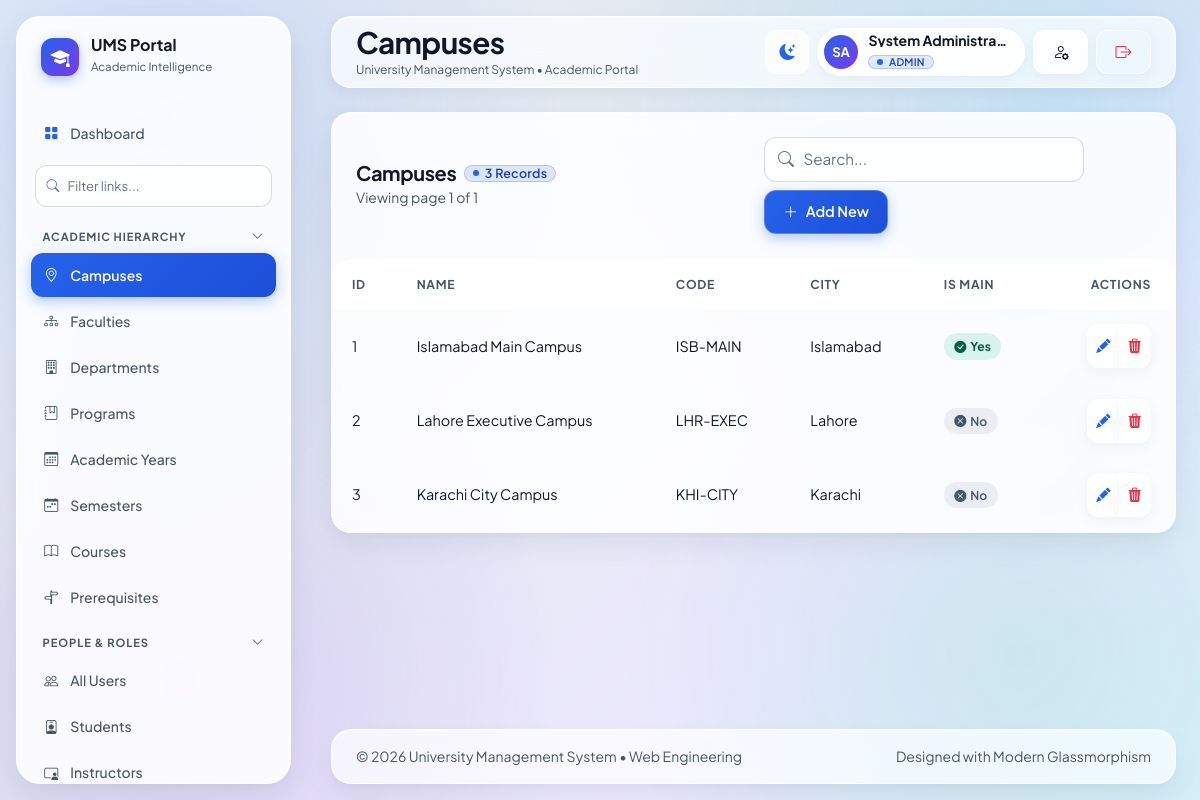
Page /academic/campuses (signed in) on the committed database.
### app/models/auth.py (models this page shows, shortened)
class User(UserMixin, db.Model):
    __tablename__ = 'users'
    id = db.Column(db.Integer, primary_key=True)
    email = db.Column(db.String(120), unique=True, nullable=False, index=True)
    password_hash = db.Column(db.String(256), nullable=False)
    first_name = db.Column(db.String(64), nullable=False)
    last_name = db.Column(db.String(64), nullable=False)
    phone = db.Column(db.String(20), nullable=True)
    is_active = db.Column(db.Boolean, default=True, nullable=False)
    created_at = db.Column(db.DateTime, default=datetime.utcnow, nullable=False)
    updated_at = db.Column(db.DateTime, default=datetime.utcnow, onupdate=datetime.utcnow, nullable=False)
    roles = db.relationship('UserRole', back_populates='user', cascade='all, delete-orphan')
    student_profile = db.relationship('Student', back_populates='user', uselist=False, cascade='all, delete-orphan')
    instructor_profile = db.relationship('Instructor', back_populates='user', uselist=False, cascade='all, delete-orphan')
    staff_profile = db.relationship('Staff', back_populates='user', uselist=False, cascade='all, delete-orphan')
    announcements = db.relationship('Announcement', back_populates='author')
    notifications = db.relationship('Notification', back_populates='user', cascade='all, delete-orphan')
    audit_logs = db.relationship('AuditLog', back_populates='user')
    library_loans = db.relationship('LibraryLoan', back_populates='user')
    transport_assignments = db.relationship('TransportAssignment', back_populates='user')
    @property
    def full_name(self):
        return f"{self.first_name} {self.last_name}"
    def has_role(self, role_name):
        return any(ur.role.name.upper() == role_name.upper() for ur in self.roles if ur.role)
    def get_role_names(self):
        return [ur.role.name for ur in self.roles if ur.role]

class Role(db.Model):
    __tablename__ = 'roles'
    id = db.Column(db.Integer, primary_key=True)
    name = db.Column(db.String(50), unique=True, nullable=False, index=True)
    description = db.Column(db.String(255), nullable=True)
    users = db.relationship('UserRole', back_populates='role', cascade='all, delete-orphan')

### app/models/academic.py (models this page shows, shortened)
class Campus(db.Model):
    __tablename__ = 'campuses'
    id = db.Column(db.Integer, primary_key=True)
    name = db.Column(db.String(120), unique=True, nullable=False, index=True)
    code = db.Column(db.String(20), unique=True, nullable=False)
    address = db.Column(db.Text, nullable=False)
    city = db.Column(db.String(60), nullable=False)
    is_main = db.Column(db.Boolean, default=False, nullable=False)
    faculties = db.relationship('Faculty', back_populates='campus', cascade='all, delete-orphan')
    classrooms = db.relationship('Classroom', back_populates='campus', cascade='all, delete-orphan')
    hostel_buildings = db.relationship('HostelBuilding', back_populates='campus', cascade='all, delete-orphan')

### app/routes/academic.py (the view)
@academic_bp.route('/campuses')
@login_required
def list_campuses():
    search = request.args.get('search', '').strip()
    page = request.args.get('page', 1, type=int)
    query = Campus.query
    if search:
        query = query.filter(Campus.name.ilike(f'%{search}%') | Campus.city.ilike(f'%{search}%'))
    campuses = query.paginate(page=page, per_page=10)
    return render_template('crud/list.html', title='Campuses', items=campuses,
                           columns=[('ID', 'id'), ('Name', 'name'), ('Code', 'code'), ('City', 'city'), ('Is Main', 'is_main')],
                           create_url=url_for('academic.create_campus'), edit_endpoint='academic.edit_campus', delete_endpoint='academic.delete_campus')

### app/models/auth.py (called while the page is built)
@login_manager.user_loader
def load_user(user_id):
    return User.query.get(int(user_id))

### app/templates/crud/list.html (shortened to what this page needs)
{% extends "base.html" %}
{% import "macros/ui.html" as ui %}
{% block content %}
{% set is_admin = current_user.has_role('ADMIN') %}
{% set is_teacher = current_user.has_role('TEACHER') %}
{% set can_create = is_admin or (is_teacher and create_url and ('assessment' in create_url or 'attendance' in create_url or 'grade' in create_url)) %}
{% set can_modify = is_admin or (is_teacher and edit_endpoint and ('assessment' in edit_endpoint or 'attendance' in edit_endpoint or 'grade' in edit_endpoint)) %}
<div class="glass-card glass-card-dense mb-4">
    <div class="p-3 p-md-4 border-bottom border-light border-opacity-25 d-flex flex-column flex-md-row justify-content-between align-items-md-center gap-3">
        <div>
            <div class="d-flex align-items-center gap-2">
                <h2 class="fs-5 fw-bold text-main mb-0">{{ title }}</h2>
                <span class="badge status-badge status-indigo py-0 px-2">{{ items.total }} Records</span>
            </div>
            <small class="text-muted">Viewing page {{ items.page }} of {{ items.pages if items.pages > 0 else 1 }}</small>
        </div>
        <div class="d-flex flex-wrap align-items-center gap-2">
            <form method="GET" class="d-flex search-wrapper" role="search">
                <i class="bi bi-search search-icon"></i>
                <input type="text" name="search" class="form-control glass-input" placeholder="Search..." value="{{ request.args.get('search', '') }}" aria-label="Search records">
            </form>
            {% if create_url and can_create %}
            <a href="{{ create_url }}" class="btn btn-primary btn-sm">
                <i class="bi bi-plus-lg"></i> Add New
            </a>
            {% endif %}
        </div>
    </div>
    <div class="glass-table-container">
        <table class="glass-table glass-table-cards">
            <thead>
                <tr>
                    {% for col_label, col_attr in columns %}
                    <th scope="col">{{ col_label }}</th>
                    {% endfor %}
                    {% if can_modify %}
                    <th scope="col" class="text-end px-4">Actions</th>
                    {% endif %}
                </tr>
            </thead>
            <tbody>
                {% for item in items.items %}
                <tr>
                    {% for col_label, col_attr in columns %}
                    <td data-label="{{ col_label }}">
                        {% set val = item[col_attr] if col_attr in item.__dict__ else item.__getattribute__(col_attr) %}
                        {% if val is sameas true %}
                            {{ ui.boolean_pill(true) }}
                        {% elif val is sameas false %}
                            {{ ui.boolean_pill(false) }}
                        {% elif val is none %}
                            <span class="value-none">None</span>
                        {% elif col_attr in ['status', 'is_published', 'action'] or 'status' in col_attr %}
                            {{ ui.status_badge(val) }}
                        {% elif col_attr in ['amount', 'total_amount', 'paid_amount', 'fine_amount', 'balance'] %}
                            <span class="fw-semibold">PKR {{ "{:,.2f}".format(val) if val is number else val }}</span>
                        {% else %}
                            <span>{{ val }}</span>
                        {% endif %}
                    </td>
                    {% endfor %}
                    {% if can_modify %}
                    <td class="text-end px-4" data-label="Actions">
                        <div class="btn-group btn-group-sm">
                            {% if edit_endpoint %}
                            <a href="{{ url_for(edit_endpoint, id=item.id) }}" class="btn btn-glass btn-sm p-1 px-2 text-indigo" title="Edit Record #{{ item.id }}">
                                <i class="bi bi-pencil-fill"></i>
                            </a>
                            {% endif %}
                            {% if delete_endpoint %}
                            <button type="button" class="btn btn-glass btn-sm p-1 px-2 text-danger" data-bs-toggle="modal" data-bs-target="#deleteModal{{ item.id }}" title="Delete Record #{{ item.id }}">
                                <i class="bi bi-trash3-fill"></i>
                            </button>
                            {% endif %}
                        </div>
                    </td>
                    {% endif %}
                </tr>
                {% endfor %}
            </tbody>
        </table>
    </div>
</div>
{% endblock %}

### app/templates/macros/ui.html (shortened to what this page needs)
{% macro boolean_pill(val) %}
    {% if val %}
        <span class="pill-bool-true"><i class="bi bi-check-circle-fill"></i> Yes</span>
    {% else %}
        <span class="pill-bool-false"><i class="bi bi-x-circle-fill"></i> No</span>
    {% endif %}
{% endmacro %}

### app/templates/partials/_topbar.html (shortened to what this page needs)
<nav class="glass-topbar topbar-wrapper px-2 py-2 px-md-4 py-md-2">
    <div class="d-flex align-items-center gap-2 gap-sm-3" style="min-width: 0;">
        <div style="min-width: 0;">
            <h1 class="fs-5 fw-bold mb-0 text-main text-truncate" style="font-size: var(--text-page-title) !important; max-width: clamp(120px, 32vw, 420px);" title="{{ title if title else 'Dashboard' }}">
                {{ title if title else 'Dashboard' }}
            </h1>
            <small class="text-muted d-none d-md-block text-truncate" style="font-size: 0.75rem;">
                {{ app_name }} &bull; Academic Portal
            </small>
        </div>
    </div>
    <div class="d-flex align-items-center gap-1 gap-sm-2 flex-shrink-0">
        <button type="button" class="theme-toggle-btn" id="themeToggleBtn" aria-label="Toggle theme" title="Toggle theme" style="min-width: 44px; min-height: 44px;">
            <i class="bi bi-moon-stars-fill text-indigo"></i>
        </button>
        {% if current_user.is_authenticated %}
            <a href="{{ url_for('auth.profile') }}" class="user-chip text-decoration-none" title="{{ current_user.full_name }} ({{ current_user.get_role_names() | join(', ') }})" aria-label="User Profile" style="min-height: 44px;">
                <div class="user-avatar-initials" style="width: 34px; height: 34px;">
                    {{ current_user.first_name[0] if current_user.first_name else 'U' }}{{ current_user.last_name[0] if current_user.last_name else '' }}
                </div>
                <div class="text-start me-1 d-none d-md-block" style="max-width: 140px;">
                    <span class="d-block fw-bold text-main lh-1 small text-truncate">{{ current_user.full_name }}</span>
                    <span class="status-badge status-indigo py-0 px-2 mt-1" style="font-size: 0.65rem;">
                        {{ current_user.get_role_names() | join(', ') }}
                    </span>
                </div>
            </a>
            <a href="{{ url_for('auth.profile') }}" class="btn btn-glass btn-sm d-none d-sm-inline-flex" title="User Profile & Settings" aria-label="User Profile" style="min-width: 44px; min-height: 44px;">
                <i class="bi bi-person-gear fs-6"></i>
            </a>
            <a href="{{ url_for('auth.logout') }}" class="btn btn-outline-glass btn-sm text-danger" title="Sign Out" aria-label="Sign Out" style="min-width: 44px; min-height: 44px;">
                <i class="bi bi-box-arrow-right fs-6"></i>
            </a>
        {% else %}
            <a href="{{ url_for('auth.login') }}" class="btn btn-primary btn-sm" style="min-height: 44px;">
                <i class="bi bi-box-arrow-in-right me-1"></i> Sign In
            </a>
        {% endif %}
    </div>
</nav>

### app/static/css/tokens.css (style rules this page uses)
:root { --font-sans: 'Plus Jakarta Sans', -apple-system, BlinkMacSystemFont, "Segoe UI", Roboto, "Helvetica Neue", Arial, sans-serif; --text-page-title: clamp(1.25rem, 1rem + 1.2vw, 1.85rem); --text-section-title: clamp(1.1rem, 0.95rem + 0.8vw, 1.45rem); --text-kpi-value: clamp(1.35rem, 1rem + 2cqi, 2.15rem); --text-body-base: 1rem; --text-body-sm: 0.875rem; --text-body-xs: 0.78rem; --space-layout-x: clamp(0.75rem, 0.5rem + 1vw, 1.75rem); --space-layout-y: clamp(0.75rem, 0.5rem + 1vw, 1.5rem); --space-card-p: clamp(1rem, 0.75rem + 0.8vw, 1.5rem); --touch-target-min: 44px; --safe-top: env(safe-area-inset-top, 0px); --safe-bottom: env(safe-area-inset-bottom, 0px); --safe-left: env(safe-area-inset-left, 0px); --safe-right: env(safe-area-inset-right, 0px); --glass-blur-default: 16px; --glass-blur-mobile: 8px; --layout-max-width: 1600px; --color-indigo: #2563EB; --color-indigo-hover: #1D4ED8; --color-violet: #7C3AED; --color-teal: #06B6D4; --color-rose: #F43F5E; --color-amber: #F59E0B; --color-emerald: #10B981; --radius-sm: 8px; --radius-md: 12px; --radius-lg: 20px; --radius-xl: 24px; --radius-full: 9999px; --transition-fast: 150ms ease; --transition-base: 200ms ease; --transition-slow: 300ms ease; --bg-gradient: linear-gradient(135deg, #F1F5F9 0%, #E2E8F0 35%, #EDE9FE 70%, #E0F2FE 100%); --bg-solid-fallback: #F1F5F9; --orbs-opacity: 0.75; --glass-bg: rgba(255, 255, 255, 0.70); --glass-bg-dense: rgba(255, 255, 255, 0.88); --glass-bg-subtle: rgba(255, 255, 255, 0.45); --glass-bg-hover: rgba(255, 255, 255, 0.92); --glass-bg-active: rgba(37, 99, 235, 0.12); --glass-border: 1px solid rgba(255, 255, 255, 0.85); --glass-border-subtle: 1px solid rgba(203, 213, 225, 0.55); --glass-border-strong: 1px solid rgba(255, 255, 255, 0.98); --glass-highlight: inset 0 1px 1px rgba(255, 255, 255, 0.85); --glass-shadow: 0 12px 32px -4px rgba(15, 23, 42, 0.08), 0 4px 12px -2px rgba(15, 23, 42, 0.04); --glass-shadow-hover: 0 20px 40px -6px rgba(37, 99, 235, 0.22); --glass-shadow-sm: 0 4px 14px rgba(15, 23, 42, 0.05); --text-main: #0F172A; --text-muted: #475569; --text-light: #64748B; --text-inverse: #FFFFFF; --input-bg: rgba(255, 255, 255, 0.85); --input-border: rgba(203, 213, 225, 0.85); --input-focus-border: var(--color-indigo); --input-focus-glow: 0 0 0 3px rgba(37, 99, 235, 0.22); --status-green-bg: rgba(16, 185, 129, 0.14); --status-green-text: #065F46; --status-amber-bg: rgba(245, 158, 11, 0.14); --status-amber-text: #92400E; --status-rose-bg: rgba(244, 63, 94, 0.14); --status-rose-text: #9F1239; --status-indigo-bg: rgba(37, 99, 235, 0.14); --status-indigo-text: #1E40AF; --status-teal-bg: rgba(6, 182, 212, 0.14); --status-teal-text: #0E7490; }
.text-indigo { color: var(--color-indigo) !important; }

### rows in the picture
User: first_name "S", last_name "A", full_name "System Administra…"
Role: get_role_names "ADMIN"
Campus: columns "1" "Islamabad Main Campus" "ISB-MAIN" "Islamabad", is_main True (drawn)
Campus: columns "2" "Lahore Executive Campus" "LHR-EXEC" "Lahore", is_main False (drawn)
Campus: columns "3" "Karachi City Campus" "KHI-CITY" "Karachi", is_main False (drawn)

### other values in the picture
{{ title if title else 'Dashboard' }} "Campuses"
{{ app_name }} "University Management System"
{{ title }} "Campuses"
{{ items.total }} "3"
{{ items.page }} "1"
{{ items.pages if items.pages > 0 else 1 }} "1"
{{ col_label }} "ID" "NAME" "CODE" "CITY" "IS MAIN"
